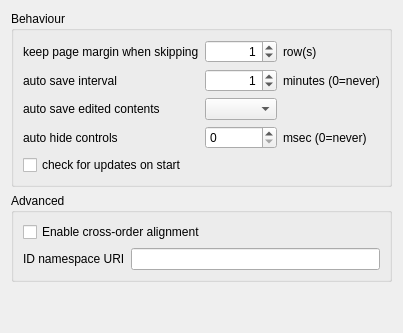
     <widget class="QWidget" name="tab_general">
      <attribute name="title">
       <string>General</string>
      </attribute>
      <layout class="QVBoxLayout" name="verticalLayout_6">
       <item>
        <widget class="QGroupBox" name="genSettingsBox">
         <property name="title">
          <string>Behaviour</string>
         </property>
         <layout class="QGridLayout" name="gridLayout_13">
          <item row="0" column="0">
           <widget class="QLabel" name="label_skipMargin">
            <property name="text">
             <string>keep page margin when skipping</string>
            </property>
           </widget>
          </item>
          <item row="0" column="1">
           <widget class="QSpinBox" name="editSkipMargin">
            <property name="alignment">
             <set>Qt::AlignRight|Qt::AlignTrailing|Qt::AlignVCenter</set>
            </property>
            <property name="maximum">
             <number>10</number>
            </property>
            <property name="value">
             <number>1</number>
            </property>
           </widget>
          </item>
          <item row="0" column="2">
           <widget class="QLabel" name="label_skipMargin2">
            <property name="sizePolicy">
             <sizepolicy hsizetype="Expanding" vsizetype="Preferred">
              <horstretch>0</horstretch>
              <verstretch>0</verstretch>
             </sizepolicy>
            </property>
            <property name="text">
             <string>row(s)</string>
            </property>
           </widget>
          </item>
          <item row="1" column="0">
           <widget class="QLabel" name="label_autoSave">
            <property name="text">
             <string>auto save interval</string>
            </property>
           </widget>
          </item>
          <item row="1" column="1">
           <widget class="QSpinBox" name="editAutoSaveInterval">
            <property name="alignment">
             <set>Qt::AlignRight|Qt::AlignTrailing|Qt::AlignVCenter</set>
            </property>
            <property name="maximum">
             <number>10</number>
            </property>
            <property name="value">
             <number>1</number>
            </property>
           </widget>
          </item>
          <item row="1" column="2">
           <widget class="QLabel" name="label_autoSave2">
            <property name="sizePolicy">
             <sizepolicy hsizetype="Expanding" vsizetype="Preferred">
              <horstretch>0</horstretch>
              <verstretch>0</verstretch>
             </sizepolicy>
            </property>
            <property name="text">
             <string>minutes (0=never)</string>
            </property>
           </widget>
          </item>
          <item row="2" column="0">
           <widget class="QLabel" name="label_autoSaveElement">
            <property name="text">
             <string>auto save edited contents</string>
            </property>
           </widget>
          </item>
          <item row="2" column="1">
           <widget class="QComboBox" name="changeAutoSaveElement"/>
          </item>
          <item row="3" column="0">
           <widget class="QLabel" name="label_autohide">
            <property name="text">
             <string>auto hide controls</string>
            </property>
           </widget>
          </item>
          <item row="3" column="1">
           <widget class="QSpinBox" name="editAutoHide">
            <property name="maximum">
             <number>10000</number>
            </property>
            <property name="singleStep">
             <number>100</number>
            </property>
           </widget>
          </item>
          <item row="3" column="2">
           <widget class="QLabel" name="label_autohide2">
            <property name="text">
             <string>msec (0=never)</string>
            </property>
           </widget>
          </item>
          <item row="4" column="0">
           <widget class="QCheckBox" name="autoCheckForUpdates">
            <property name="text">
             <string>check for updates on start</string>
            </property>
           </widget>
          </item>
         </layout>
        </widget>
       </item>
       <item>
        <widget class="QGroupBox" name="genASettingsBox">
         <property name="title">
          <string>Advanced</string>
         </property>
         <layout class="QFormLayout" name="formLayout">
          <item row="0" column="0" colspan="2">
           <widget class="QCheckBox" name="crossorderEnableCheckBox">
            <property name="text">
             <string>Enable cross-order alignment</string>
            </property>
           </widget>
          </item>
          <item row="1" column="0">
           <widget class="QLabel" name="labelIdNameSpace">
            <property name="text">
             <string>ID namespace URI</string>
            </property>
           </widget>
          </item>
          <item row="1" column="1">
           <widget class="QLineEdit" name="editIdNameSpace"/>
          </item>
         </layout>
        </widget>
       </item>
       <item>
        <spacer name="verticalSpacer">
         <property name="orientation">
          <enum>Qt::Vertical</enum>
         </property>
         <property name="sizeHint" stdset="0">
          <size>
           <width>20</width>
           <height>40</height>
          </size>
         </property>
        </spacer>
       </item>
      </layout>
     </widget>
